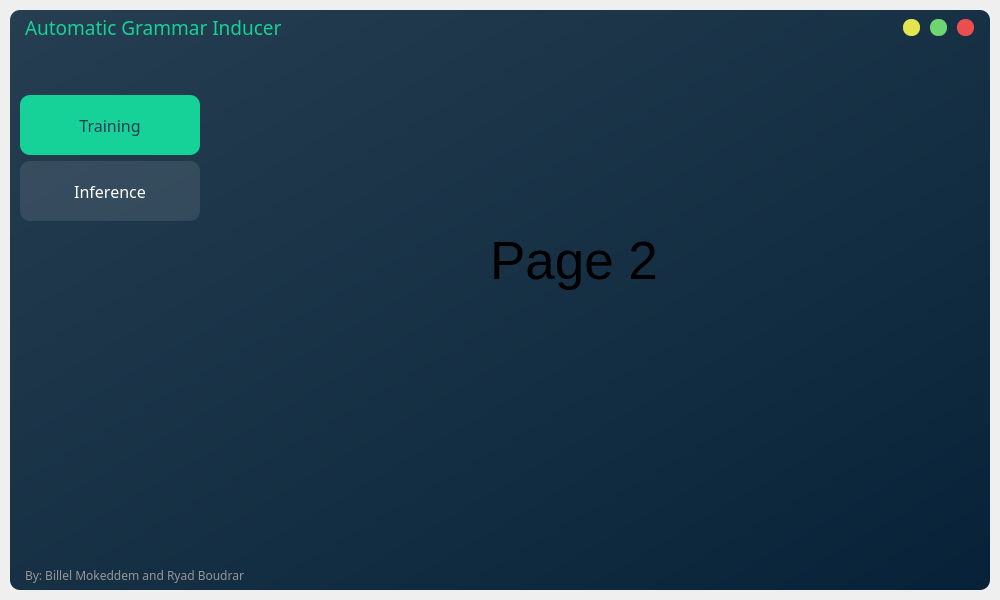
<?xml version="1.0" encoding="UTF-8"?>
<ui version="4.0">
 <class>MainWindow</class>
 <widget class="QMainWindow" name="MainWindow">
  <property name="enabled">
   <bool>true</bool>
  </property>
  <property name="geometry">
   <rect>
    <x>0</x>
    <y>0</y>
    <width>1000</width>
    <height>600</height>
   </rect>
  </property>
  <property name="windowTitle">
   <string>MainWindow</string>
  </property>
  <widget class="QWidget" name="centralwidget">
   <layout class="QVBoxLayout" name="shadow_layout">
    <property name="spacing">
     <number>0</number>
    </property>
    <property name="leftMargin">
     <number>10</number>
    </property>
    <property name="topMargin">
     <number>10</number>
    </property>
    <property name="rightMargin">
     <number>10</number>
    </property>
    <property name="bottomMargin">
     <number>10</number>
    </property>
    <item>
     <widget class="QFrame" name="shadow_frame">
      <property name="styleSheet">
       <string notr="true">border-radius: 10px; 
background-color: qlineargradient(spread:pad, x1:0, y1:0, x2:1, y2:1, stop:0 rgba(38, 62, 81, 255), stop:1 rgba(7, 34, 56, 255));</string>
      </property>
      <property name="frameShape">
       <enum>QFrame::NoFrame</enum>
      </property>
      <property name="frameShadow">
       <enum>QFrame::Raised</enum>
      </property>
      <layout class="QVBoxLayout" name="verticalLayout">
       <property name="spacing">
        <number>0</number>
       </property>
       <property name="leftMargin">
        <number>0</number>
       </property>
       <property name="topMargin">
        <number>0</number>
       </property>
       <property name="rightMargin">
        <number>0</number>
       </property>
       <property name="bottomMargin">
        <number>0</number>
       </property>
       <item>
        <widget class="QFrame" name="title_bar">
         <property name="maximumSize">
          <size>
           <width>16777215</width>
           <height>50</height>
          </size>
         </property>
         <property name="styleSheet">
          <string notr="true">background-color:none;</string>
         </property>
         <property name="frameShape">
          <enum>QFrame::NoFrame</enum>
         </property>
         <property name="frameShadow">
          <enum>QFrame::Raised</enum>
         </property>
         <layout class="QHBoxLayout" name="horizontalLayout">
          <property name="spacing">
           <number>0</number>
          </property>
          <property name="leftMargin">
           <number>0</number>
          </property>
          <property name="topMargin">
           <number>0</number>
          </property>
          <property name="rightMargin">
           <number>0</number>
          </property>
          <property name="bottomMargin">
           <number>0</number>
          </property>
          <item>
           <widget class="QFrame" name="frame_title">
            <property name="font">
             <font>
              <family>MT Extra</family>
              <pointsize>14</pointsize>
             </font>
            </property>
            <property name="frameShape">
             <enum>QFrame::StyledPanel</enum>
            </property>
            <property name="frameShadow">
             <enum>QFrame::Raised</enum>
            </property>
            <layout class="QHBoxLayout" name="horizontalLayout_2">
             <property name="spacing">
              <number>0</number>
             </property>
             <property name="leftMargin">
              <number>15</number>
             </property>
             <property name="topMargin">
              <number>0</number>
             </property>
             <property name="rightMargin">
              <number>0</number>
             </property>
             <property name="bottomMargin">
              <number>0</number>
             </property>
             <item>
              <widget class="QLabel" name="label_title">
               <property name="font">
                <font>
                 <family>Tw Cen MT</family>
                 <pointsize>14</pointsize>
                </font>
               </property>
               <property name="styleSheet">
                <string notr="true">color: rgb(22, 210, 152)</string>
               </property>
               <property name="text">
                <string>Automatic Grammar Inducer</string>
               </property>
              </widget>
             </item>
            </layout>
           </widget>
          </item>
          <item>
           <widget class="QFrame" name="frame_btns">
            <property name="maximumSize">
             <size>
              <width>100</width>
              <height>16777215</height>
             </size>
            </property>
            <property name="frameShape">
             <enum>QFrame::StyledPanel</enum>
            </property>
            <property name="frameShadow">
             <enum>QFrame::Raised</enum>
            </property>
            <layout class="QHBoxLayout" name="horizontalLayout_3">
             <item>
              <widget class="QPushButton" name="btn_minimize">
               <property name="minimumSize">
                <size>
                 <width>17</width>
                 <height>17</height>
                </size>
               </property>
               <property name="maximumSize">
                <size>
                 <width>17</width>
                 <height>17</height>
                </size>
               </property>
               <property name="styleSheet">
                <string notr="true">QPushButton {
	border: none;
	border-radius: 8px;
	background-color: rgb(227, 229, 79);
}

QPushButton:hover { 
	background-color: rgba(227, 229, 79,150);
}</string>
               </property>
               <property name="text">
                <string/>
               </property>
              </widget>
             </item>
             <item>
              <widget class="QPushButton" name="btn_close">
               <property name="minimumSize">
                <size>
                 <width>17</width>
                 <height>17</height>
                </size>
               </property>
               <property name="maximumSize">
                <size>
                 <width>17</width>
                 <height>17</height>
                </size>
               </property>
               <property name="styleSheet">
                <string notr="true">QPushButton {
	border: none;
	border-radius: 8px;
	background-color: rgb(110, 214, 113);
}
QPushButton:hover { 
	background-color: rgba(110, 214, 113,150);
}</string>
               </property>
               <property name="text">
                <string/>
               </property>
              </widget>
             </item>
             <item>
              <widget class="QPushButton" name="btn_maximize">
               <property name="minimumSize">
                <size>
                 <width>17</width>
                 <height>17</height>
                </size>
               </property>
               <property name="maximumSize">
                <size>
                 <width>17</width>
                 <height>17</height>
                </size>
               </property>
               <property name="styleSheet">
                <string notr="true">QPushButton {
	border: none;
	border-radius: 8px;
	background-color: rgb(235, 78, 78);
}
QPushButton:hover { 
	background-color: rgba(235, 78, 78,150);
}</string>
               </property>
               <property name="text">
                <string/>
               </property>
              </widget>
             </item>
            </layout>
           </widget>
          </item>
         </layout>
        </widget>
       </item>
       <item>
        <widget class="QFrame" name="content_bar">
         <property name="styleSheet">
          <string notr="true">background-color:none;</string>
         </property>
         <property name="frameShape">
          <enum>QFrame::StyledPanel</enum>
         </property>
         <property name="frameShadow">
          <enum>QFrame::Raised</enum>
         </property>
         <layout class="QHBoxLayout" name="horizontalLayout_6">
          <property name="spacing">
           <number>0</number>
          </property>
          <property name="leftMargin">
           <number>0</number>
          </property>
          <property name="topMargin">
           <number>0</number>
          </property>
          <property name="rightMargin">
           <number>0</number>
          </property>
          <property name="bottomMargin">
           <number>0</number>
          </property>
          <item>
           <widget class="QFrame" name="side_bar">
            <property name="maximumSize">
             <size>
              <width>200</width>
              <height>16777215</height>
             </size>
            </property>
            <property name="layoutDirection">
             <enum>Qt::LeftToRight</enum>
            </property>
            <property name="frameShape">
             <enum>QFrame::NoFrame</enum>
            </property>
            <property name="frameShadow">
             <enum>QFrame::Raised</enum>
            </property>
            <layout class="QFormLayout" name="formLayout">
             <property name="leftMargin">
              <number>10</number>
             </property>
             <property name="topMargin">
              <number>50</number>
             </property>
             <property name="rightMargin">
              <number>10</number>
             </property>
             <property name="bottomMargin">
              <number>0</number>
             </property>
             <item row="0" column="0">
              <widget class="QPushButton" name="btn_training">
               <property name="minimumSize">
                <size>
                 <width>180</width>
                 <height>60</height>
                </size>
               </property>
               <property name="maximumSize">
                <size>
                 <width>180</width>
                 <height>60</height>
                </size>
               </property>
               <property name="font">
                <font>
                 <family>Tw Cen MT</family>
                 <pointsize>12</pointsize>
                </font>
               </property>
               <property name="layoutDirection">
                <enum>Qt::LeftToRight</enum>
               </property>
               <property name="styleSheet">
                <string notr="true">QPushButton {
	background-color: rgb(22, 210, 152);
	color: rgb(38, 62, 81);
}

QPushButton:hover {
	background-color: rgb(22, 210, 152);
	color: rgb(38, 62, 81);
}
</string>
               </property>
               <property name="text">
                <string>Training</string>
               </property>
              </widget>
             </item>
             <item row="1" column="0">
              <widget class="QPushButton" name="btn_inference">
               <property name="minimumSize">
                <size>
                 <width>180</width>
                 <height>60</height>
                </size>
               </property>
               <property name="maximumSize">
                <size>
                 <width>180</width>
                 <height>60</height>
                </size>
               </property>
               <property name="font">
                <font>
                 <family>Tw Cen MT</family>
                 <pointsize>12</pointsize>
                </font>
               </property>
               <property name="layoutDirection">
                <enum>Qt::LeftToRight</enum>
               </property>
               <property name="styleSheet">
                <string notr="true">QPushButton {
	color: rgb(255,255,255);
	background-color: rgba(255, 255, 255, 0.1);
}

QPushButton:hover {
	color: rgb(255,255,255);
	background-color: rgba(255, 255, 255, 0.2);
}
</string>
               </property>
               <property name="text">
                <string>Inference</string>
               </property>
              </widget>
             </item>
            </layout>
           </widget>
          </item>
          <item>
           <widget class="QFrame" name="conent_training">
            <property name="frameShape">
             <enum>QFrame::StyledPanel</enum>
            </property>
            <property name="frameShadow">
             <enum>QFrame::Raised</enum>
            </property>
            <layout class="QHBoxLayout" name="horizontalLayout_7">
             <property name="spacing">
              <number>0</number>
             </property>
             <property name="leftMargin">
              <number>0</number>
             </property>
             <property name="topMargin">
              <number>0</number>
             </property>
             <property name="rightMargin">
              <number>0</number>
             </property>
             <property name="bottomMargin">
              <number>0</number>
             </property>
             <item>
              <widget class="QStackedWidget" name="stackedWidget">
               <property name="styleSheet">
                <string notr="true"/>
               </property>
               <property name="currentIndex">
                <number>0</number>
               </property>
               <widget class="QWidget" name="training">
                <property name="styleSheet">
                 <string notr="true">background-color: none;</string>
                </property>
                <widget class="QLabel" name="label_2">
                 <property name="geometry">
                  <rect>
                   <x>280</x>
                   <y>145</y>
                   <width>341</width>
                   <height>141</height>
                  </rect>
                 </property>
                 <property name="font">
                  <font>
                   <pointsize>40</pointsize>
                  </font>
                 </property>
                 <property name="text">
                  <string>Page 2</string>
                 </property>
                </widget>
               </widget>
               <widget class="QWidget" name="inference">
                <property name="styleSheet">
                 <string notr="true">background-color: none;</string>
                </property>
                <widget class="QLabel" name="label">
                 <property name="geometry">
                  <rect>
                   <x>300</x>
                   <y>145</y>
                   <width>271</width>
                   <height>121</height>
                  </rect>
                 </property>
                 <property name="font">
                  <font>
                   <pointsize>40</pointsize>
                  </font>
                 </property>
                 <property name="text">
                  <string>Page 1</string>
                 </property>
                </widget>
               </widget>
              </widget>
             </item>
            </layout>
           </widget>
          </item>
         </layout>
        </widget>
       </item>
       <item>
        <widget class="QFrame" name="credits_bar">
         <property name="minimumSize">
          <size>
           <width>0</width>
           <height>30</height>
          </size>
         </property>
         <property name="maximumSize">
          <size>
           <width>16777215</width>
           <height>30</height>
          </size>
         </property>
         <property name="styleSheet">
          <string notr="true">background-color:none;</string>
         </property>
         <property name="frameShape">
          <enum>QFrame::NoFrame</enum>
         </property>
         <property name="frameShadow">
          <enum>QFrame::Raised</enum>
         </property>
         <layout class="QHBoxLayout" name="horizontalLayout_4">
          <property name="spacing">
           <number>0</number>
          </property>
          <property name="leftMargin">
           <number>0</number>
          </property>
          <property name="topMargin">
           <number>0</number>
          </property>
          <property name="rightMargin">
           <number>0</number>
          </property>
          <property name="bottomMargin">
           <number>0</number>
          </property>
          <item>
           <widget class="QFrame" name="frame_label_credits">
            <property name="frameShape">
             <enum>QFrame::StyledPanel</enum>
            </property>
            <property name="frameShadow">
             <enum>QFrame::Raised</enum>
            </property>
            <layout class="QHBoxLayout" name="horizontalLayout_5">
             <property name="spacing">
              <number>0</number>
             </property>
             <property name="leftMargin">
              <number>15</number>
             </property>
             <property name="topMargin">
              <number>0</number>
             </property>
             <property name="rightMargin">
              <number>0</number>
             </property>
             <property name="bottomMargin">
              <number>0</number>
             </property>
             <item>
              <widget class="QLabel" name="label_credits">
               <property name="font">
                <font>
                 <family>Tw Cen MT</family>
                 <pointsize>9</pointsize>
                </font>
               </property>
               <property name="styleSheet">
                <string notr="true">color: rgb(150,150,150);</string>
               </property>
               <property name="text">
                <string>By: Billel Mokeddem and Ryad Boudrar</string>
               </property>
              </widget>
             </item>
            </layout>
           </widget>
          </item>
          <item>
           <widget class="QFrame" name="frame_grip">
            <property name="maximumSize">
             <size>
              <width>30</width>
              <height>30</height>
             </size>
            </property>
            <property name="styleSheet">
             <string notr="true">padding:5px</string>
            </property>
            <property name="frameShape">
             <enum>QFrame::StyledPanel</enum>
            </property>
            <property name="frameShadow">
             <enum>QFrame::Raised</enum>
            </property>
           </widget>
          </item>
         </layout>
        </widget>
       </item>
      </layout>
     </widget>
    </item>
   </layout>
  </widget>
 </widget>
 <resources/>
 <connections/>
</ui>
